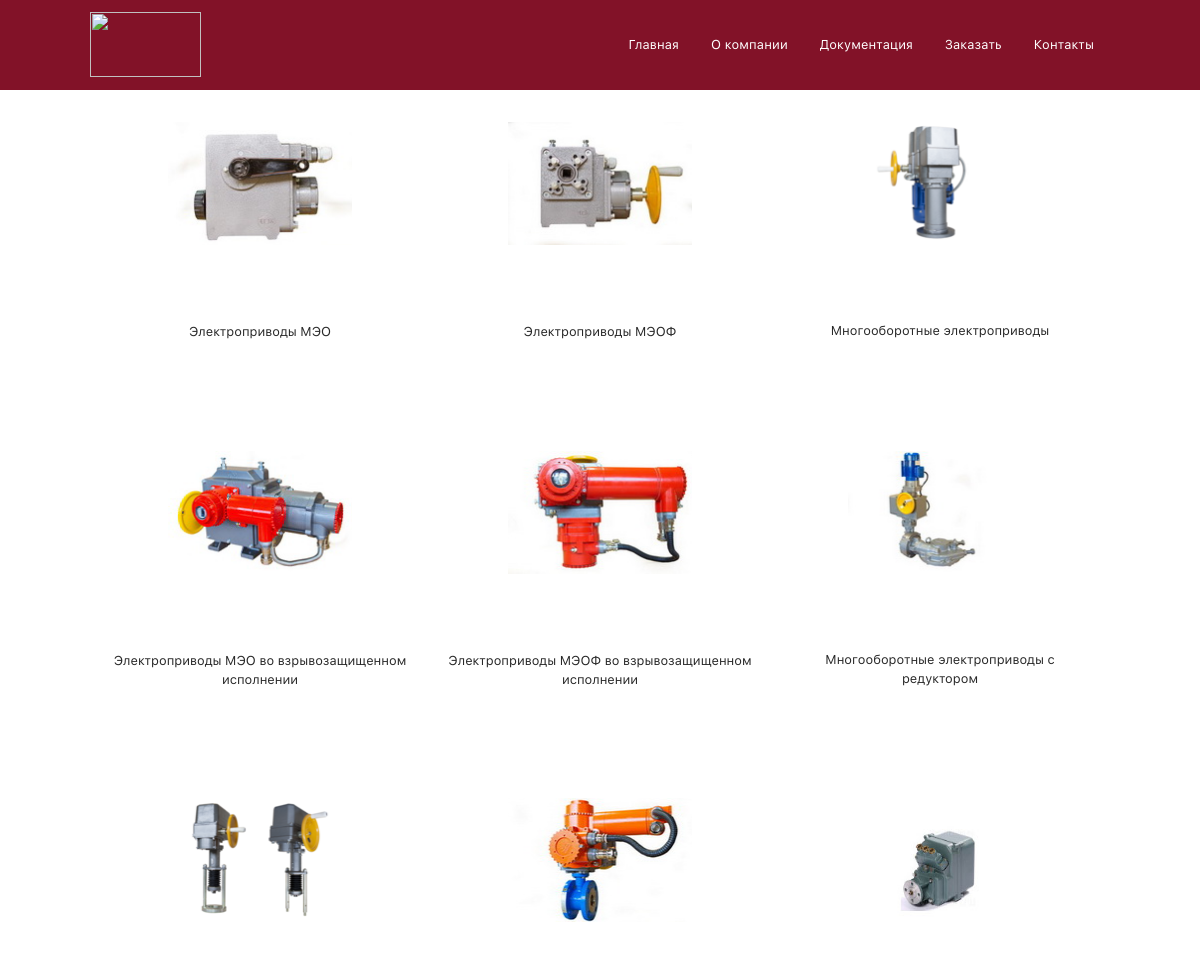
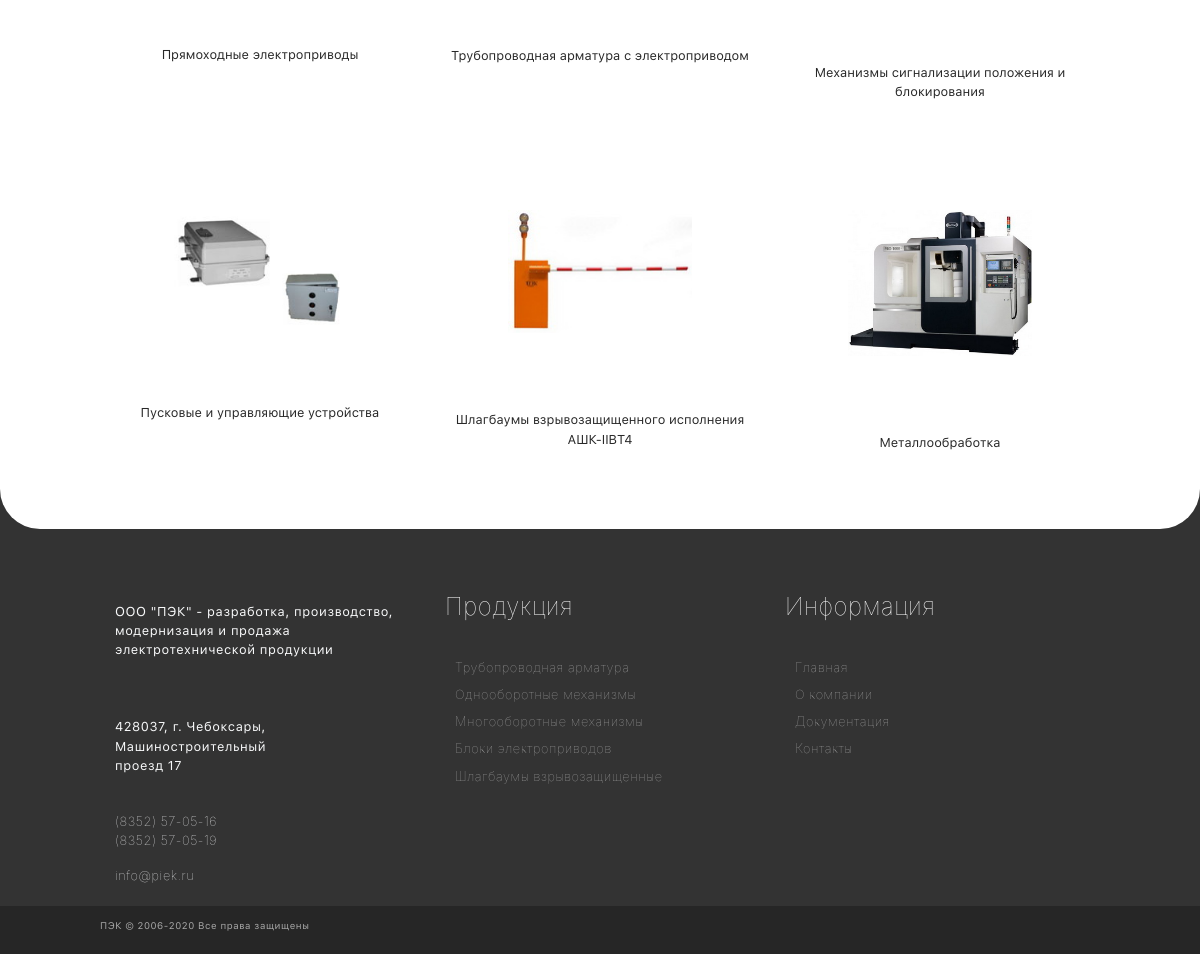
The page / on the database its author committed (2 pictures, top to bottom).
### mainapp/models.py (models this page shows, shortened)
class Categories(models.Model):
    name = models.CharField('Категория', max_length=250)
    img = models.ImageField(upload_to='static/img/main_page', null=True, blank=True)
    slug = models.CharField('url', unique=True, null=True, max_length=200, help_text='for instance, "catalog/mechanisms/meo"' )

### mainapp/views.py (the view)
# urls.py: path('', main_def, name='main_def'),
def main_def(request):
    categories = Categories.objects.all()
    return render(request, 'mainapp/index.html', context={'categories' : categories})

### mainapp/templates/mainapp/index.html (shortened to what this page needs)
﻿<!DOCTYPE html>
{% load static %}
<html xmlns="http://www.w3.org/1999/xhtml">
<head>
	<link href="{% static 'css/bootstrap.min.css' %}" rel="stylesheet">
	<link href="{% static 'css/normal.css' %}" rel="stylesheet">
	<link rel="stylesheet" href="http://maxcdn.bootstrapcdn.com/font-awesome/4.3.0/css/font-awesome.min.css">
</head>
<body>
{% include 'mainapp/header.html' %}
<main>
	<div class="container">
		<div class="d-flex flex-wrap">
			{% for cat in categories %}
			<div class="m-1 m-md-2 d-flex flex-fill separately">
				<a class="d-flex flex-column flex-fill" href="{{ cat.slug }}">
					<div class="m-2 py-2 my-lg-3"><img class="pic"src="{{ cat.img.url }}" alt="Исполнительный механизм" title="{{ cat.name }}"></div>
					<div class="py-2 py-lg-5"><p class="item-name"style="text-decoration:none;">{{ cat.name }}</p></div>
				</a>
			</div>
			{% endfor %}
		</div>
	</div>
</main>
{% include 'mainapp/footer.html' %}
</body>
</html>

### mainapp/templates/mainapp/header.html (shortened to what this page needs)
﻿<nav class="navbar navbar-expand-md navbar-dark">
  <div class="container">
    <a class="navbar-brand" href="#"><img class="media_small" src="http://piek.ru/img/logo6.png" width="111" height="65"></a>
    <div class="collapse navbar-collapse" id="navbarSupportedContent">
      <ul class="navbar-nav ml-auto">
        <li class="nav-item active px-2">
          <a class="nav-link vlad" href="#">Главная<span class="sr-only">(current)</span></a>
        </li>
        <li class="nav-item dropdown active px-2">
          <a class="nav-link  vlad" href="#" id="navbarDropdown" role="button" data-toggle="dropdown" aria-haspopup="true" aria-expanded="false">
            О компании
          </a>
        </li>
          <li class="nav-item dropdown active px-2">
            <a class="nav-link" href="#" id="navbarDropdown" role="button" data-toggle="dropdown" aria-haspopup="true" aria-expanded="false">
            Документация
            </a>
                </li>
          <li class="nav-item active px-2">
            <a class="nav-link" href="#">Заказать<span class="sr-only">(current)</span></a>
          </li>
          <li class="nav-item active px-2">
            <a class="nav-link" href="#">Контакты<span class="sr-only">(current)</span></a>
          </li>
              </ul>
    </div>
  </div>
</nav>

### mainapp/templates/mainapp/footer.html (shortened to what this page needs)
<footer class="footer">
	<div class="container">
		<div class="d-flex flex-column flex-md-row text-white text-left">
			<div class="flex-column py-1 col-md-4">
					<div class="py-md-3 py-3 center-md iphoneseoff"><p class="text-light">ООО "ПЭК" - разработка, производство, модернизация и продажа электротехнической продукции</p></div>
					<div class="py-md-3 py-3 center-md"><p class="text-light">428037, г. Чебоксары, Машиностроительный<br>проезд 17</p></div>
					<div class=""><a class="text-light" href="tel:+78352570516">(8352) 57-05-16</a></div>
					<div class=""><a class="text-light" href="tel:+78352570519"> (8352) 57-05-19</a></div>
					<div class="py-md-3 py-1"><a class="text-light" href="mailto:info@piek.ru">info@piek.ru</a></div>
			</div>
			<div class="flex-column py-1  py-md-3 col-md-4">
				<h2 class="pb-md-4">Продукция</h2>
				<div class="py-md-1"><a href="http://piek.ru/catalog/armature/">Трубопроводная арматура</a></div>
				<div class="py-md-1"><a href="http://piek.ru/catalog/mechanisms/">Однооборотные механизмы</a></div>
				<div class="py-md-1"><a href="http://piek.ru/catalog/elektroprivody/pem/">Многооборотные механизмы</a></div>
				<div class="py-md-1"><a href="http://piek.ru/catalog/instruments/bez/on_1_sh/">Блоки электроприводов</a></div>
				<div class="py-md-1"><a href="http://piek.ru/catalog/blast/shlagbaumy_vzryvozashishennye/">Шлагбаумы взрывозащищенные</a></div>
			</div>
			<div class="d-flex flex-column py-1 py-md-3 col-md-4">
				<h2  class="pb-md-4 ">Информация</h2>
				<div class="py-md-1"><a href="http://piek.ru/"> Главная </a></div>
				<div class="py-md-1"><a href="http://piek.ru/about/"> О компании </a></div>
				<div class="py-md-1"><a href="http://piek.ru/docum/"> Документация </a></div>
				<div class="py-md-1"><a href="http://piek.ru/contact/"> Контакты </a></div>
			</div>
		</div>
	</div>
	<div class="tiny-footer">
			<div class="container pt-2 "><p>ПЭК © 2006-2020  Все права защищены</p></div>
	</div>
</footer>

### static/css/normal.css (style rules this page uses)
.container { max-width: 1050px !important; }
html { margin-top: -25px; width: 100%; max-width: 100%; font-family: sf; }
body { width: 100%; max-width: 100%; overflow-x: hidden; margin: 0; padding: 0; background-image: url(C:\Users\vlat\_\www\piek.ru\images\slider-1.jpg); }
main { position: relative; margin: 0 auto; z-index: 1; border-bottom-left-radius: 40px; border-bottom-right-radius: 40px; background-color: #fff; margin-bottom: 400px; }
.container p { font-family: sf; }
.pic { display: block; width: 100%; max-width: 184px; height: auto; margin: 0 auto; }
.separately { background-color: #fff; border-radius: 20px; width: 30%; transition-delay: .6s; }
.separately p { text-align: center; color: #292929; }
.navbar { background-color: #821228; z-index: 2 !important; }
.nav-link { color:#e8e8e8; font-size: 0.8em; font-family: "sf"; font-weight: lighter; letter-spacing: .100px; }
.footer { padding-top: 100px; letter-spacing: .56px; background-color: #333333; font-weight: lighter; position: fixed; width: 100%; bottom: 0; left: 0; right: 0; }
.footer a, p { font-size: .8em; color: #a8a8a8; padding: 5px 10px; text-decoration: none; transition-duration: .2s; }
.footer h2 { font-size: 1.5em; font-weight: lighter; }
.tiny-footer { display: flex; align-items: flex-end; background-color: #262626; min-height: 20px; }
.tiny-footer p { color: #a8a8a8; font-size: 0.6em; font-family: sf; font-weight: lighter; }

### rows shown on the page
Categories: img (picture), name "Электроприводы МЭО"
Categories: img (picture), name "Электроприводы МЭОФ"
Categories: img (picture), name "Многооборотные электроприводы"
Categories: img (picture), name "Электроприводы МЭО во взрывозащищенном исполнении"
Categories: img (picture), name "Электроприводы МЭОФ во взрывозащищенном исполнении"
Categories: img (picture), name "Многооборотные электроприводы c редуктором"
Categories: img (picture), name "Прямоходные электроприводы"
Categories: img (picture), name "Трубопроводная арматура с электроприводом"
Categories: img (picture), name "Механизмы сигнализации положения и блокирования"
Categories: img (picture), name "Пусковые и управляющие устройства"
Categories: img (picture), name "Шлагбаумы взрывозащищенного исполнения АШК-IIBТ4"
Categories: img (picture), name "Металлообработка"
